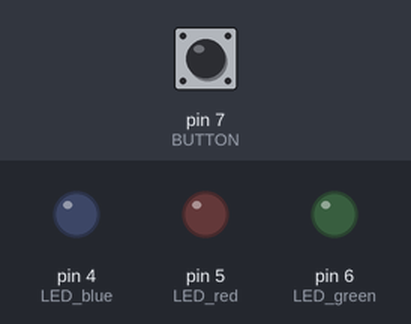
A sketch run on a simulated Arduino Uno, built with avr-gcc and run on an emulated ATmega328P. On the bench: output pins drawn as LEDs (lit = HIGH). Dashed ring = blinking. Inputs (shaded band) come from the test bench; at power-on: pin 7 (BUTTON) HIGH. What the sketch prints to the serial monitor is not drawn.

Above: at 1.2 s.
1.3 s: pin 7 (BUTTON) pulled LOW for 0.15 s
At 2.1 s:
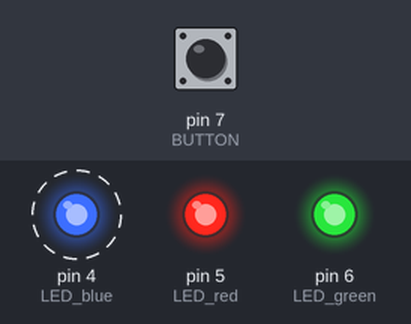
4.4 s: pin 7 (BUTTON) pulled LOW for 1 s
At 5.6 s:
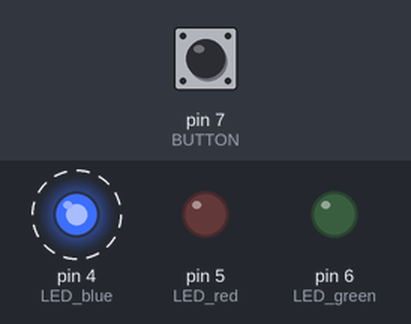
8.4 s: pin 7 (BUTTON) pulled LOW for 0.15 s
At 8.9 s:
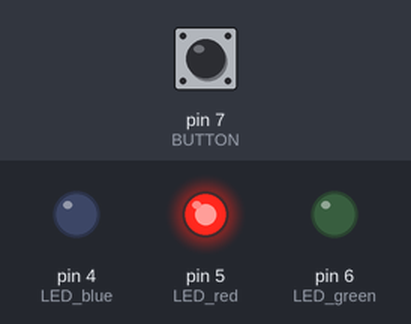
11.5 s: pin 7 (BUTTON) pulled LOW for 3.2 s
At 12.5 s:
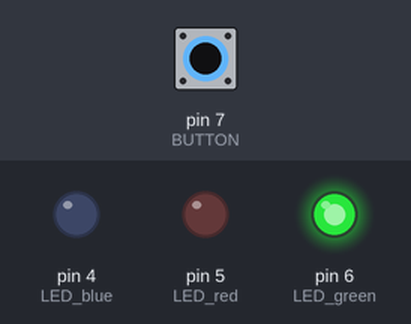
17.0 s: pin 7 (BUTTON) pulsed LOW 2 times (0.12 s each, 0.3 s apart)
At 18.1 s:
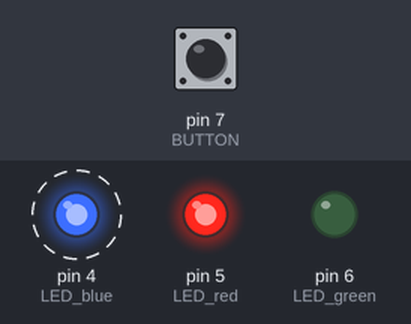
Timing chart, 0 to 21.0 s (numbered marks = the images above; inputs shaded):
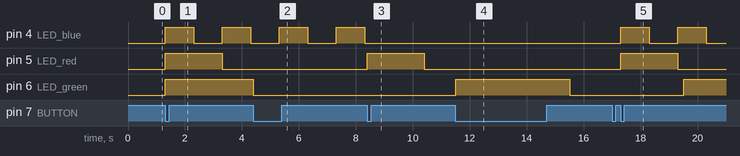

The sketch:

LEDS_debounce.ino
```cpp
// vars for hardware
const int LED_blue = 4;
const int LED_red = 5;
const int LED_green = 6;
const int BUTTON = 7;

// timer freqs in micro seconds
const long BLUE_freq = 1000000;     // 1hz
const long RED_freq = 2000000;    // 0.5 hz
const long GREEN_freq = 4000000;  // 0.25hz

// Button vars
bool buttonInput;
bool buttonState;
int buttonCount = 0;

class tmrMicros {
  private:
  unsigned long nextChangeTime;
  unsigned long timeOn_;
  boolean overFlow;
  public:
  void tmrSet(unsigned long timeOn) {
    timeOn_ = timeOn;
    unsigned long currentTime = micros();
    nextChangeTime = currentTime + timeOn;
  }
  boolean tmrActive() {
    unsigned long currentTime = micros();
    boolean val = false;
    if (! overFlow) {
      if (currentTime < nextChangeTime) {
        val = true;
      }
    }
    else if ((currentTime + timeOn_) < (nextChangeTime + timeOn_)){
      val = true;
    }
  return val;
  }
};

// create timer objects
tmrMicros tmr1;
tmrMicros tmr2;
tmrMicros tmr3;

void setup() {
  pinMode(LED_blue, OUTPUT);
  pinMode(LED_red, OUTPUT);
  pinMode(LED_green, OUTPUT);
  pinMode(BUTTON, INPUT_PULLUP);

  digitalWrite(LED_blue, LOW);
  digitalWrite(LED_red, LOW);
  digitalWrite(LED_green, LOW);

  Serial.begin(9600);
}
void loop() {
  buttonInput = !digitalRead(BUTTON);
  if(buttonInput){
    if(buttonState){
      buttonState = false;
      buttonCount += 1;
    }
  }else if(!buttonState){
    buttonState = true;
  }

  Serial.println(buttonCount);
  if(buttonCount == 1){   // All LEDS
    if (! tmr1.tmrActive()){    //BLUE
      digitalWrite(LED_blue, ! digitalRead(LED_blue));
      tmr1.tmrSet(BLUE_freq);
    }
    if (! tmr2.tmrActive()){    // RED
      digitalWrite(LED_red, ! digitalRead(LED_red));
      tmr2.tmrSet(RED_freq);
    }
    if (! tmr3.tmrActive()){ // GREEN
      digitalWrite(LED_green, ! digitalRead(LED_green));
      tmr3.tmrSet(GREEN_freq);
    }
  }
  if(buttonCount == 2){   // LED 1 only (blue)
    if (! tmr1.tmrActive()){    //BLUE
      digitalWrite(LED_blue, ! digitalRead(LED_blue));
      tmr1.tmrSet(BLUE_freq);
    }
    digitalWrite(LED_red, LOW);
    digitalWrite(LED_green, LOW);
  }
  if(buttonCount == 3){   // LED 2 only (red)
    if (! tmr2.tmrActive()){    // RED
      digitalWrite(LED_red, ! digitalRead(LED_red));
      tmr2.tmrSet(RED_freq);
    }
    digitalWrite(LED_blue, LOW);
    digitalWrite(LED_green, LOW);
  }
  if(buttonCount == 4){   // LED 3 only (green)
    if (! tmr3.tmrActive()){ // GREEN
      digitalWrite(LED_green, ! digitalRead(LED_green));
      tmr3.tmrSet(GREEN_freq);
    }
    digitalWrite(LED_blue, LOW);
    digitalWrite(LED_red, LOW);
  }
  if(buttonCount == 5){   // LEDS OFF reset counter
    digitalWrite(LED_blue, LOW);
    digitalWrite(LED_red, LOW);
    digitalWrite(LED_green, LOW);
    buttonCount = 0;
  }
}
```

Measured:
- after the input at 1.3 s, pin 4 (LED_blue): alternates HIGH for 1.0 s and LOW for 1.0 s, starting at once; pin 5 (LED_red): LOW → HIGH at once, → LOW 2.0 s later; pin 6 (LED_green): LOW → HIGH at once
- after the input at 4.4 s, pin 5 (LED_red): stays LOW (without the input it goes to HIGH after 0.91 s); pin 6 (LED_green): HIGH → LOW after 0.00 s instead of 0.91 s
- after the input at 8.4 s, pin 4 (LED_blue): stays LOW (without the input it goes to HIGH after 0.92 s); pin 5 (LED_red): LOW → HIGH at once, → LOW 2.0 s later
- after the input at 11.5 s, pin 5 (LED_red): stays LOW (without the input it goes to HIGH after 0.91 s); pin 6 (LED_green): LOW → HIGH at once, → LOW 4.0 s later
- after the input at 17.0 s, pin 4 (LED_blue): alternates HIGH for 1.0 s and LOW for 1.0 s, starting after 0.30 s; pin 5 (LED_red): LOW → HIGH after 0.30 s, → LOW 2.0 s later
